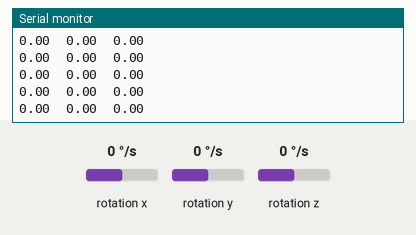
This sketch was run on a simulated Arduino Nano 33 BLE. Shown: the last lines printed to the serial monitor. The inputs (shaded band) are chosen by the test bench; at power-on: rotation x 0 °/s, rotation y 0 °/s, rotation z 0 °/s.

Above: at 1.2 s.
1.3 s: rotation x set to -192 °/s
At 2.4 s:
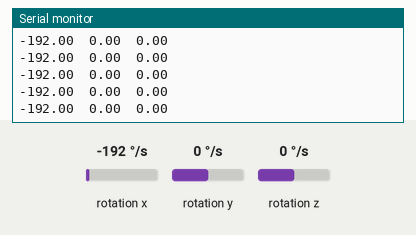
2.8 s: rotation y set to -192 °/s
At 3.4 s:
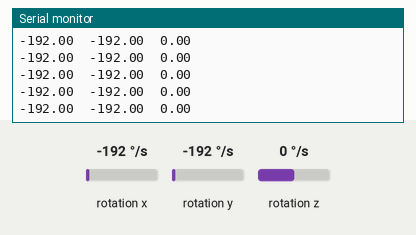
4.3 s: rotation z set to -192 °/s
At 5.0 s:
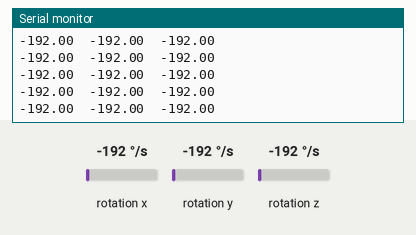

The sketch:

Giroscopo_data.ino
```cpp
#include <Arduino_LSM9DS1.h>

#define CONVERT_G_TO_MS2    9.80665f
#define FREQUENCY_HZ        50
#define INTERVAL_MS         (1000 / (FREQUENCY_HZ + 1))

static unsigned long last_interval_ms = 0;

void setup() {
    Serial.begin(115200);
    Serial.println("Started");

    if (!IMU.begin()) {
        Serial.println("Failed to initialize IMU!");
        while (1);
    }
}

void loop() {
    float x, y, z;

    if (millis() > last_interval_ms + INTERVAL_MS) {
        last_interval_ms = millis();
        if (IMU.gyroscopeAvailable()) {
        IMU.readGyroscope(x, y, z);
        }
        Serial.print(x);
        Serial.print('\t');
        Serial.print(y);
        Serial.print('\t');
        Serial.println(z);
    }
}
```

Measured:
- after the input at 1.3 s, the serial monitor: prints a new line at once (image 1)
- after the input at 2.8 s, the serial monitor: prints a new line at once (image 2)
- after the input at 4.3 s, the serial monitor: prints a new line at once (image 3)
